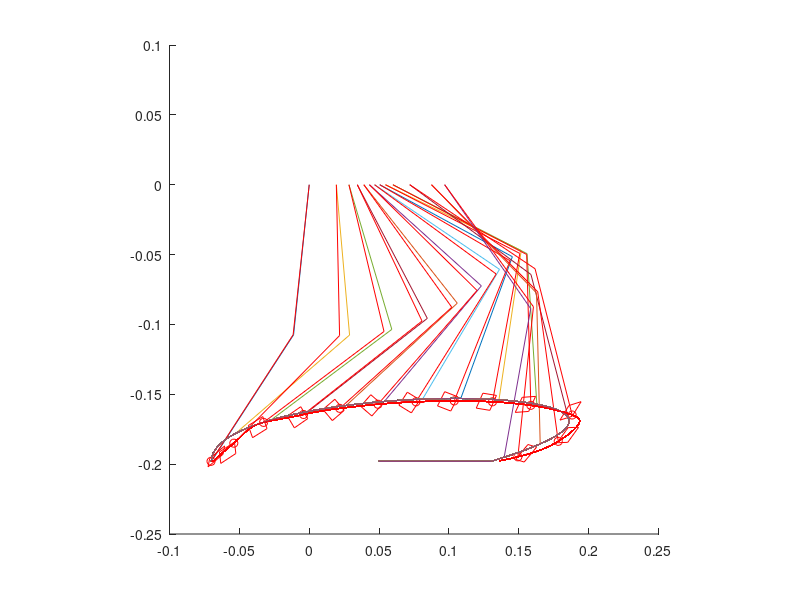

MATLAB code for this plot:
clear;
clf;

%parameter
height = 0.198
 % (m)
stroke = 0.20 % (m)
motor_velocity = 4.81 % (rad/s) 46rpm
l1 = 0.108 % (m) length of link
l2 = 0.108
ratio = 0.05; % display
P = [0, 0; 0, 0.06; stroke+0.2, 0.06; stroke, 0.0];
period = 0.62 % (s)
cog = 0.3 % (m) center of gravity
m1 = 0.23+0.2;
m2 = 0.35+0.3;
Im = 0.0;
I1 = 1/4 * m1 * l1^2;
I2 = 1/4 * m2 * l2^2;
p_gain = 50.0;
d_gain = 0.5;
max_torque = 4.6; % (Nm)

%parameter low
%stroke = 0.10 % (m)
%P = [0, 0; 0, 0.06; 0.17, 0.06; stroke, 0.0];

function [t1, t2] = inverse_kinematics(x, y, l1, l2)
  l = sqrt(x^2+y^2);
  t1 = t2 = 0;
  if (l <= (l1+l2))
    t1 = atan2(y,x) + acos((l1^2+l^2-l2^2)/(2*l2*l));
    t2 = pi + acos((l1^2+l2^2-l^2)/(2*l1*l2)) + t1;
  endif
endfunction

function [x, y] = bezier(P, t)
  B =[(1-t)^3, 3*t*(1-t)^2, 3*t^2*(1-t), t^3];
  X = B * P;
  x = X(1);
  y = X(2);
endfunction

function [xd, yd] = bezier_d(P, t)
  Bd =[-3*(1-t)^2, 3*(1-t)^2-6*t*(1-t), 6*t*(1-t)-3*t^2, 3*t^2];
  Xd = Bd * P;
  xd = Xd(1);
  yd = Xd(2);
endfunction

function [t1, t2, t1d, t2d] = dynamics(t1, t2, t1d, t2d, f1, f2, l1, l2, m1, m2, I1, I2, Im, motor_velocity, dt)
  g = 9.8;
  M = [I1+l1^2*m2+l1^2*m1+Im l1*l2*m2*cos(t2-t1);
       l1*l2*m2*cos(t2-t1) (2*l2^2*m2+2*I2)/2+Im];
  D = [(l1*l2*m2*t1d*t2d-l1*l2*m2*t2d^2)*sin(t2-t1);
       (l1*l2*m2*t1d^2-l1*l2*m2*t1d*t2d)*sin(t2-t1)];
  G = [g*l1*m2*cos(t1)+g*l1*m1*cos(t1);
       g*l2*m2*cos(t2)];
  tdd = inv(M) * [[f1; f2] - D - G];
  t1dd = tdd(1);
  t2dd = tdd(2);
  t1d = max([min([t1d + t1dd * dt, motor_velocity]), -motor_velocity]);
  t2d = max([min([t2d + t2dd * dt, motor_velocity]), -motor_velocity]);
  t1 = t1 + t1d * dt + 1 / 2 * t1dd * dt^2;
  t2 = t2 + t2d * dt + 1 / 2 * t2dd * dt^2;
endfunction

g = 9.8;
Tc = sqrt(cog/g)
x0 = -stroke/4;
v0 = stroke/4*(cosh(period/Tc)+1)/(Tc*sinh(period/Tc))

xr = -stroke/4-0.02;
yr = -height;
[t1r, t2r] = inverse_kinematics(xr, yr, l1, l2);
t1rd = 0; t2rd = 0;
jaco = [-l1*sin(t1r) -l2*sin(t2r); l1*cos(t1r) l2*cos(t2r)];
trd = inv(jaco) * [-v0; 0];
t1rd = trd(1)
t2rd = trd(2)

i = 0;
dt = 0.001;

sum_velocity = 0;
for t = 0.0: dt/period: 1 * period/period
  [xd, yd] = bezier_d(P, t);
  sum_velocity = sum_velocity + sqrt(xd^2+yd^2);
endfor
average_velocity = sum_velocity / (period / dt);

tt = 0.0;
for t = 0.0: dt/period: 1 * period/period
%  sup_pos = x0 * cosh(mod(t,1) * period / Tc) + Tc * v0 * sinh(mod(t,1) * period / Tc) - x0;
  sup_pos = x0 * cosh(tt * period / Tc) + Tc * v0 * sinh(tt * period / Tc) - x0;
  if (tt <= 1)
    [xt, yt] = bezier(P, tt);
    x = xt - stroke/4-0.02;
    y = yt - height;
    [xd, yd] = bezier_d(P, tt);
    velocity = sqrt(xd^2+yd^2);
    tt = tt + average_velocity / velocity * (dt / period);
  else
    x = stroke*3/4-sup_pos;
  endif

  if (tt <= 1)
    sup_leg_pos = sup_pos;
  else
    sup_leg_pos = stroke/2;
  endif
  [t1, t2] = inverse_kinematics(x - sup_leg_pos, y, l1, l2);
  w1r = -t1rd/motor_velocity;
  f1 = max([min([p_gain * (t1 - t1r) - d_gain * t1rd, max_torque * (1 + w1r)]), -max_torque * (1 - w1r)]);
  w2r = -t2rd/motor_velocity;
  f2 = max([min([p_gain * (t2 - t2r) - d_gain * t2rd, max_torque * (1 + w2r)]), -max_torque * (1 - w2r)]);
  [t1r, t2r, t1rd, t2rd] = dynamics(t1r, t2r, t1rd, t2rd, f1, f2, l1, l2, m1, m2, I1, I2, Im, motor_velocity, dt);
  tor = [w1r-1 w1r-1 w1r+1 w1r+1 w1r-1; w2r-1 w2r+1 w2r+1 w2r-1 w2r-1];

%  if (t1 != 0 || t2 != 0)
    i = i + 1;
    x1 = l1 * cos(t1);
    y1 = l1 * sin(t1);
    x2 = l1 * cos(t2) + x1;
    y2 = l1 * sin(t2) + y1;
    arm_x(i,:) = [sup_leg_pos x1 + sup_leg_pos x2 + sup_leg_pos];
    arm_y(i,:) = [0 y1 y2];
    xdp(i) = x2 + sup_leg_pos;
    ydp(i) = y2;
    x1r = l1 * cos(t1r);
    y1r = l1 * sin(t1r);
    x2r = l2 * cos(t2r) + x1r;
    y2r = l2 * sin(t2r) + y1r;
    arm_xr(i,:) = [sup_leg_pos x1r+sup_leg_pos x2r+sup_leg_pos];
    arm_yr(i,:) = [0 y1r y2r];
    xdpr(i) = x2r + sup_leg_pos;
    ydpr(i) = y2r;
    jaco = [-l1*sin(t1) -l2*sin(t2); l1*cos(t1) l2*cos(t2)];
	m = jaco' * tor;
	mx(i,:) = m(1,:) * ratio + x2r + sup_leg_pos;
	my(i,:) = m(2,:) * ratio + y2r;
    px(i) = x2r + sup_leg_pos;
    py(i) = y2r;
    printf("%f %f %f %f %f %f %f %f %f\n", tt, x2r, y2r, t1, t2, t1r, t2r, t1rd, t2rd);
%  endif
endfor

hold on;
axis([-0.10,0.25,-0.25,0.10],"square");
for n = 1:i
  if (mod(n - 1, 50) == 0)
    plot(arm_x(n,:), arm_y(n,:));
    plot(arm_xr(n,:), arm_yr(n,:), "r");
    plot(mx(n,:), my(n,:), "r");
    plot(px(n), py(n), ".or");
  endif
  plot(xdp, ydp);
  plot(xdpr, ydpr, "r");
end
hold off;

